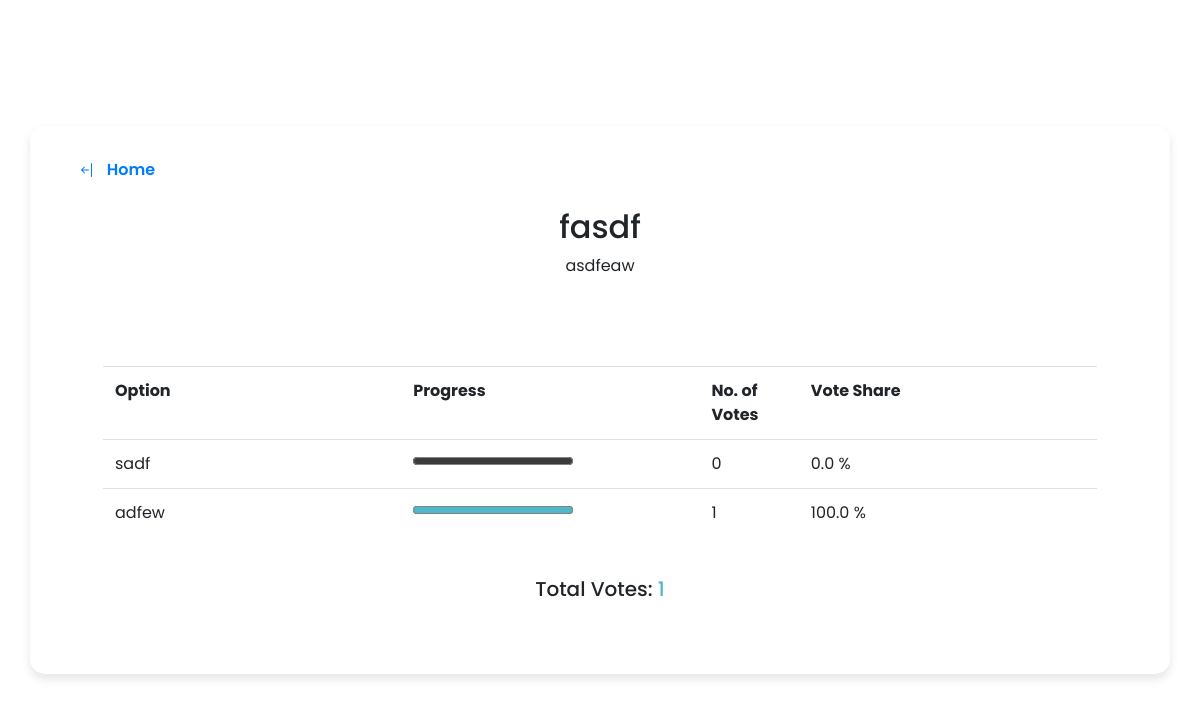
/results/2 (signed in), run on the app's committed database.
### app/models.py (models this page shows, shortened)
class Poll(db.Model):
    __tablename__ = 'poll'
    id = db.Column(db.Integer, primary_key=True)
    title = db.Column(db.String(120), nullable=False)
    description = db.Column(db.String(500), nullable=True)
    created_at =db.Column(db.DateTime, default=datetime.now)
    status = db.Column(db.String(20), default='active')
    user_id = db.Column(db.Integer, db.ForeignKey('user.id'), nullable=False)
    is_flagged = db.Column(db.Boolean, default=False)
    options = db.relationship('Option', backref='poll', cascade="all, delete",lazy=True)
    votes = db.relationship('Vote', backref='poll', cascade="all,delete", lazy=True)
    vote_history = db.relationship('UserVoteHistory', backref='poll', cascade="all,delete", lazy=True)
    poll_reports = db.relationship('UserPollReport', backref='poll', lazy=True, cascade="all, delete")
    @hybrid_property
    def vote_count(self):
        return len(self.votes)

class Option(db.Model):
    __tablename__ = 'option'
    id= db.Column(db.Integer, primary_key=True)
    text = db.Column(db.String(200), nullable=False)
    poll_id = db.Column(db.Integer, db.ForeignKey('poll.id'), nullable=False)
    votes = db.relationship('Vote', backref='option', cascade="all, delete", lazy=True)
    @hybrid_property
    def vote_count(self):
        return len(self.votes)

### app/routes.py (the view)
@app.route("/results/<poll_id>", methods=['GET', 'POST'])
@login_required
def results(poll_id):
    if request.method == 'POST':
        selected_option_id=request.form['selected_option']
        ps.vote(user_id=current_user.id, poll_id=poll_id, option_id=selected_option_id)
    return render_template("poll_results.html", poll=ps.get_poll(poll_id=poll_id))

### app/auth.py (called while the page is built)
def load_user(user_id):
    return User.query.get(int(user_id))

### app/poll_service.py (called while the page is built)
def get_poll(poll_id):
    return Poll.query.filter_by(id=poll_id).first()

### app/routes.py (called while the page is built)
@login_manager.user_loader
def load_user(user_id):
    return auth.load_user(user_id)

### app/templates/poll_results.html (shortened to what this page needs)
{% extends "base.html" %}
{% block body %}
<div class="wrapper">
<header>
    <a href="{{ url_for('home') }}" class="button">
          &ensp;Home</a>
</header>
<br>
<link rel="stylesheet" href="{{ url_for('static', filename='poll.css') }}" type="text/css"/>
<h2 style="text-align:center;cursor: default;"> {{poll.title}}</h2>
<p style="text-align:center;cursor: default;">{{ poll.description }}</p>
<br>
<div class="poll-area m-5">
<table class="table">
    <tr>
        <th>Option</th>
        <th>Progress</th>
        <th>No. of Votes</th>
        <th>Vote Share</th>
    </tr>
    {% for option in poll.options %}
    <tr>
        {% if poll.vote_count == 0 %}
        {% set value = 0 %}
        {% else%}
        {% set value = ((option.vote_count * 10000) // poll.vote_count) / 100 %}
        {% endif%}
        <td class="col-sm-3">{{option.text}}</td>
        <td class="col-sm-3"><progress style="accent-color:#50B7CB;" id="{{option.id}}" value="{{ value }}" max=100></progress></td>
        <td class="col-sm-1">{{option.vote_count}}</td>
        <td class="col-sm-3">{{value}} %</td>
    </tr>
    {% endfor %}
</table>
<br>
<h5 style="text-align: center;cursor: default;">Total Votes: <p class="vote-count">{{poll.vote_count}}</p></h5>
</div>
</div>
{% endblock %}

### app/static/poll.css (style rules this page uses)
* { margin: 0; padding: 0; box-sizing: border-box; font-family: 'Poppins', sans-serif; }
body { display: flex; align-items: center; justify-content: center; min-height: 100vh; background: url('https://w0.peakpx.com/wallpaper/705/681/HD-wallpaper-pastel-color-colorful-colour-colourful-light-rainbow.jpg'); }
.wrapper { background: #fff; border-radius: 15px; padding: 25px; margin-left: 30px; margin-right: 30px; width: 100%; box-shadow: 0px 5px 10px rgba(0, 0, 0, 0.1); }
.wrapper header { font-size: 22px; font-weight: 600; }
.wrapper .poll-area { margin: 20px 0 15px 0; }
.button { padding: 12px 24px; font-size: 1rem; }
.vote-count { display: inline; color: #50B7CB; }
th, td { cursor: default; }

### data on the page
Poll: title "fasdf", description "asdfeaw"
Option: text "sadf", vote_count "0", value "0.0"
Option: text "adfew", vote_count "1", value "100.0"

### other printed values
{{ poll.vote_count }} "1"
